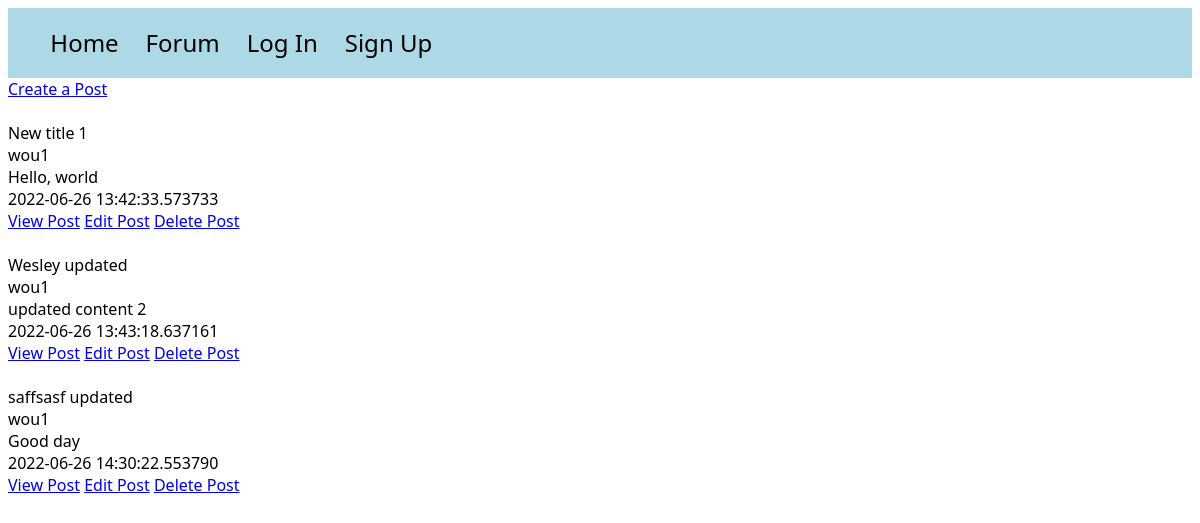
Page /posts on the earlier database version.
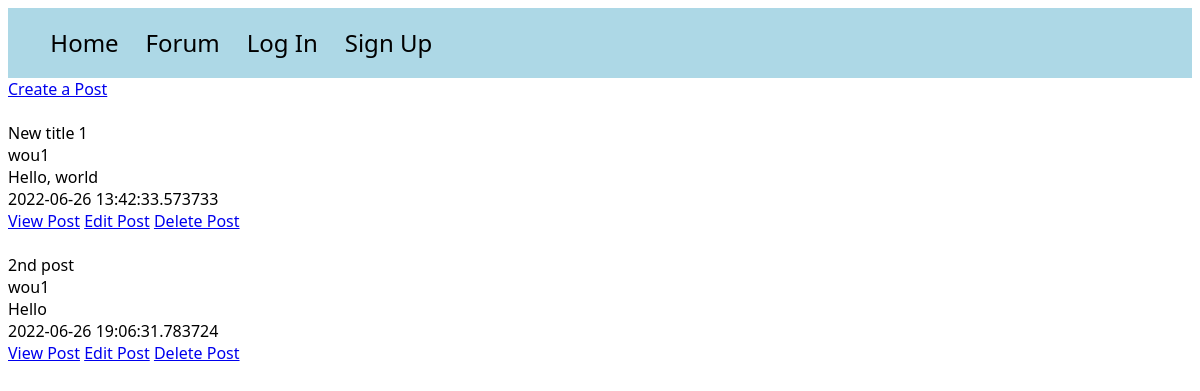
Same page on the later database version.
### models.py (models this page shows)
class Post(db.Model):
    id = db.Column(db.Integer, primary_key=True)
    title = db.Column(db.String(100))
    content = db.Column(db.Text)
    author = db.Column(db.String(100)) #needs connec to user
    date_posted = db.Column(db.DateTime, default=datetime.utcnow)
    slug = db.Column(db.String(256))

### app.py (the view)
@app.route('/posts')
def posts():
    posts = Post.query.order_by(Post.date_posted)
    return render_template("posts.html", posts=posts)

### templates/posts.html (shortened to what this page needs)
<!DOCTYPE html>
<html lang="en">
<head>
</head>
<link rel="stylesheet" href="/static/style.css">
<body>
<div id="navbar">
    <ul>
        <a href="{{ url_for('home') }}"><li>Home</li></a>
        <a href="{{ url_for('posts') }}"><li>Forum</li></a>
         {% if not current_user.is_authenticated %}
        <a href="{{ url_for('auth.login') }}"><li>Log In</li></a> <a href="{{ url_for('auth.signup') }}"><li>Sign Up</li></a>
        {% endif %}
    </ul>
</div>
<a href="{{ url_for('write_post') }}">Create a Post</a><br><br>
{% for post in posts %}
    {{ post.title }}<br>
    {{ post.author }}<br>
    {{ post.content }}<br>
    {{ post.date_posted }}<br>
    <a href="{{ url_for('post', id=post.id) }}">View Post</a>
    <a href="{{ url_for('edit_post', id=post.id) }}">Edit Post</a>
    <a href="{{ url_for('delete_post', id=post.id) }}">Delete Post</a>
    <br><br>
{% endfor %}
</body>
</html>

### static/style.css (style rules this page uses)
* { font-family: Segoe UI; }
#navbar { background-color: lightblue; padding: 0.2%; }
li { font-size: 1.5em; text-decoration: none; color: black; display: inline-block; padding-right: 2%; }

Differences in the rows shown:
removed Post: title "Wesley updated", author "wou1", content "updated content 2", date_posted "2022-06-26 13:43:18.637161"
removed Post: title "saffsasf updated", author "wou1", content "Good day", date_posted "2022-06-26 14:30:22.553790"
added Post: title "2nd post", author "wou1", content "Hello", date_posted "2022-06-26 19:06:31.783724"
